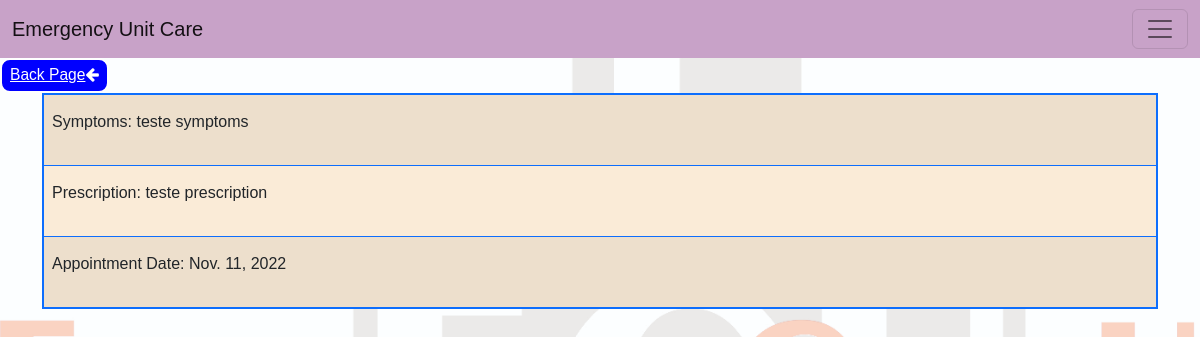
The page /modalview/1 on the database its author committed.
### ClinicMan/models.py (models this page shows)
class Prescription(models.Model):
    doctor = models.ForeignKey(User, on_delete=models.CASCADE, related_name='doctor_prescription')
    patient = models.ForeignKey(Patient, on_delete=models.CASCADE, related_name='patient_prescription')
    date = models.DateField(auto_now_add=True)
    symptoms = models.CharField(max_length=200)
    prescription = models.CharField(max_length=300)

### ClinicMan/views.py (the view)
# urls.py: path("modalview/<int:prescription_id>", views.modalview, name="modalview"),
def modalview(request, prescription_id):
    prescription = Prescription.objects.get(id = prescription_id)
    context={
        "prescription": prescription
    }
    return render(request, "ClinicMan/modalview.html", context)

### ClinicMan/templates/ClinicMan/modalview.html (shortened to what this page needs)
{% extends "ClinicMan/layout.html" %}
{% load static %}
{% block body %}
<a class="back" onclick="history.go(-1)">Back Page<i class="fa fa-arrow-left" aria-hidden="true"></i></a>
<div class="container">
  <table class="table table-striped table-bordered border-primary" >
    <tbody>
        <tr>
            <td><label for="message-text" class="col-form-label"><p>Symptoms: {{ prescription.symptoms }}</p></label></td>
        </tr>
        <tr>
            <td><label for="recipient-name" class="col-form-label"><p>Prescription: {{ prescription.prescription }}</p></label></td>
        </tr>
        <tr>
            <td><label for="message-text" class="col-form-label"><p>Appointment Date: {{ prescription.date }}</p></label></td>
        </tr>
    </tbody>
  </table>
</div>
{% endblock %}

### ClinicMan/static/ClinicMan/styles.css (style rules this page uses)
body { font-family: Verdana, Geneva, Tahoma,Arial, sans-serif; font-size: 16px; line-height: 1.6; background-image: url("/static/ClinicMan/ECUBCG.jpg"); background-repeat: no-repeat; background-attachment: fixed; background-size: cover; max-width: 100%; height: auto; }
html,body { min-width:400px; }
body,html { height:100%; margin:0; padding:0 }
.back { border-radius: 10px; text-align: center; color: white; font-size: .975rem; background-color: blue; display: inline-block; padding: .20rem .5rem; border: 2px solid; cursor: pointer; align-items: center; }
.table { table-layout: auto; border: 2px solid; border-color: #000; background-color: antiquewhite; border-radius: 2px; }

### rows shown on the page
Prescription: symptoms "teste symptoms", prescription "teste prescription", date "Nov. 11, 2022"
